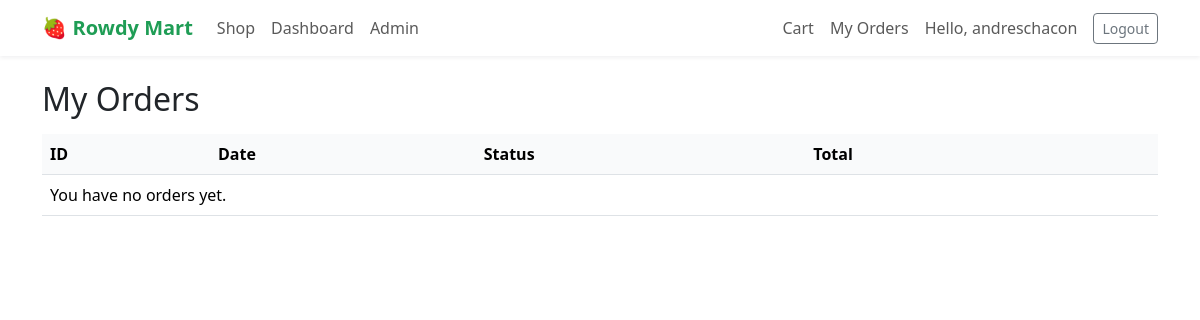
Page /orders/my-orders/ (signed in) on the earlier database version.
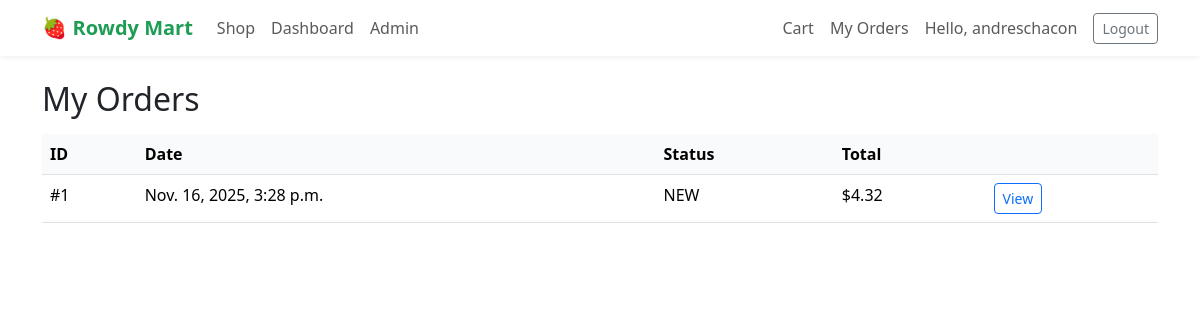
Same page on the later database version.
### orders/models.py (models this page shows, shortened)
class Order(models.Model):
    NEW = "NEW"
    PAID = "PAID"
    SHIPPED = "SHIPPED"
    CANCELLED = "CANCELLED"
    STATUS_CHOICES = [
        (NEW, "New"),
        (PAID, "Paid"),
        (SHIPPED, "Shipped"),
        (CANCELLED, "Cancelled"),
    ]
    user = models.ForeignKey(User, on_delete=models.SET_NULL, null=True, blank=True)
    subtotal = models.DecimalField(max_digits=9, decimal_places=2)
    discount = models.DecimalField(max_digits=9, decimal_places=2, default=0)
    tax = models.DecimalField(max_digits=9, decimal_places=2)
    total = models.DecimalField(max_digits=9, decimal_places=2)
    discount_code = models.CharField(max_length=30, blank=True)
    status = models.CharField(max_length=12, choices=STATUS_CHOICES, default=NEW)
    created_at = models.DateTimeField(auto_now_add=True)

### orders/views.py (the view)
# urls.py: path("my-orders/", views.my_orders, name="my_orders"),
@login_required
def my_orders(request):
    orders = Order.objects.filter(user=request.user).order_by("-created_at")
    return render(request, "orders/my_orders.html", {"orders": orders})

### core/templatetags/money.py (called while the page is built)
@register.filter
def money(value):
    try:
        return f"${float(value):,.2f}"
    except Exception:
        return value

### orders/templates/orders/my_orders.html (shortened to what this page needs)
{% extends "base.html" %}
{% load money %}
{% block content %}
<h2 class="mb-3">My Orders</h2>
<table class="table">
  <thead>
    <tr>
      <th>ID</th>
      <th>Date</th>
      <th>Status</th>
      <th>Total</th>
      <th></th>
    </tr>
  </thead>
  <tbody>
    {% for order in orders %}
    <tr>
      <td>#{{ order.id }}</td>
      <td>{{ order.created_at }}</td>
      <td>{{ order.status }}</td>
      <td>{{ order.total|money }}</td>
      <td>
        <a class="btn btn-sm btn-outline-primary" href="{% url 'confirmation' order.id %}">View</a>
      </td>
    </tr>
    {% empty %}
    <tr>
      <td colspan="5">You have no orders yet.</td>
    </tr>
    {% endfor %}
  </tbody>
</table>
{% endblock %}

Differences in the rows shown:
added Order: id "1", created_at "Nov. 16, 2025, 3:28 p.m.", status "NEW", total "$4.32"
Other differences:
text no longer shown: "You have no orders yet."
